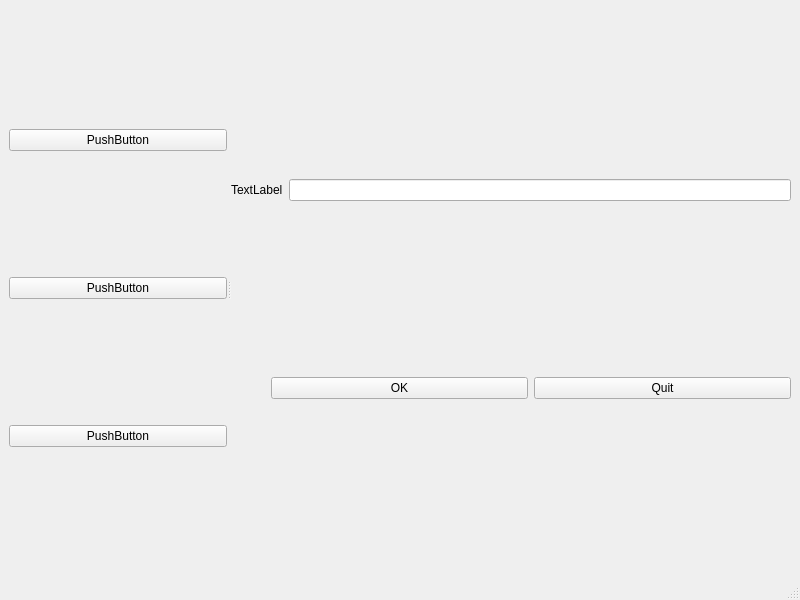
<?xml version="1.0" encoding="UTF-8"?>
<ui version="4.0">
 <class>MainWindow</class>
 <widget class="QMainWindow" name="MainWindow">
  <property name="geometry">
   <rect>
    <x>0</x>
    <y>0</y>
    <width>800</width>
    <height>600</height>
   </rect>
  </property>
  <property name="windowTitle">
   <string>MainWindow</string>
  </property>
  <widget class="QWidget" name="centralwidget">
   <layout class="QVBoxLayout" name="verticalLayout_4">
    <item>
     <widget class="QSplitter" name="splitter">
      <property name="orientation">
       <enum>Qt::Horizontal</enum>
      </property>
      <widget class="QWidget" name="">
       <layout class="QVBoxLayout" name="verticalLayout_3">
        <item>
         <widget class="QPushButton" name="pushButton_3">
          <property name="text">
           <string>PushButton</string>
          </property>
         </widget>
        </item>
        <item>
         <widget class="QPushButton" name="pushButton_4">
          <property name="text">
           <string>PushButton</string>
          </property>
         </widget>
        </item>
        <item>
         <widget class="QPushButton" name="pushButton_5">
          <property name="text">
           <string>PushButton</string>
          </property>
         </widget>
        </item>
       </layout>
      </widget>
      <widget class="QWidget" name="">
       <layout class="QVBoxLayout" name="verticalLayout_2">
        <item>
         <layout class="QHBoxLayout" name="horizontalLayout">
          <item>
           <widget class="QLabel" name="label">
            <property name="text">
             <string>TextLabel</string>
            </property>
            <property name="buddy">
             <cstring>lineEdit</cstring>
            </property>
           </widget>
          </item>
          <item>
           <layout class="QVBoxLayout" name="verticalLayout">
            <item>
             <widget class="QLineEdit" name="lineEdit"/>
            </item>
           </layout>
          </item>
         </layout>
        </item>
        <item>
         <layout class="QHBoxLayout" name="horizontalLayout_2">
          <item>
           <spacer name="horizontalSpacer">
            <property name="orientation">
             <enum>Qt::Horizontal</enum>
            </property>
            <property name="sizeType">
             <enum>QSizePolicy::Preferred</enum>
            </property>
            <property name="sizeHint" stdset="0">
             <size>
              <width>40</width>
              <height>20</height>
             </size>
            </property>
           </spacer>
          </item>
          <item>
           <widget class="QPushButton" name="pushButton">
            <property name="text">
             <string>OK</string>
            </property>
           </widget>
          </item>
          <item>
           <widget class="QPushButton" name="pushButton_2">
            <property name="text">
             <string>Quit</string>
            </property>
           </widget>
          </item>
         </layout>
        </item>
       </layout>
      </widget>
     </widget>
    </item>
   </layout>
  </widget>
  <widget class="QMenuBar" name="menubar">
   <property name="geometry">
    <rect>
     <x>0</x>
     <y>0</y>
     <width>800</width>
     <height>21</height>
    </rect>
   </property>
  </widget>
  <widget class="QStatusBar" name="statusbar"/>
 </widget>
 <tabstops>
  <tabstop>lineEdit</tabstop>
  <tabstop>pushButton</tabstop>
  <tabstop>pushButton_5</tabstop>
  <tabstop>pushButton_4</tabstop>
  <tabstop>pushButton_3</tabstop>
  <tabstop>pushButton_2</tabstop>
 </tabstops>
 <resources/>
 <connections/>
</ui>
